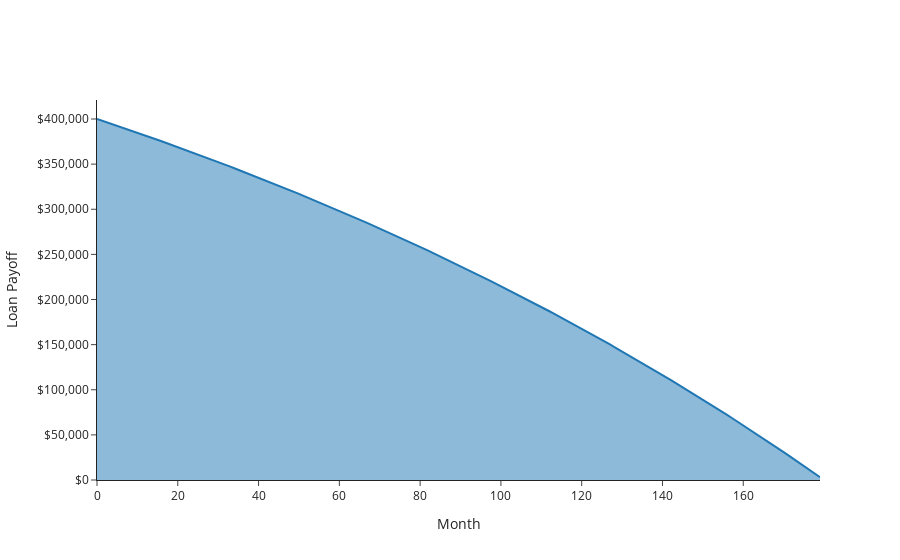

Write notebook code for a chart like this one.
### Markdown cell above
# FIGURE 1

### Code cell
trace = go.Scatter(
    x=[i for i in range(nper)],
    y=balance,
    mode="lines",
    hovertemplate="payoff at period %{x:.0f} is $%{y:,.2f}<extra></extra>",
    fill="tozeroy",
    name="Remaining Balance",
)
fig = go.Figure(trace)

fig.update_layout(
    xaxis_title="Month",
    yaxis_title="Loan Payoff",
    yaxis_tickprefix="$", 
    yaxis_tickformat=",.0f",
    legend=dict(yanchor="bottom", y=0.01, xanchor="left", x=0.01),
    template="simple_white",
)
fig.show()

### Figure 1 — Plotly figure (JSON) as saved in the notebook; plotly's stock layout.template omitted (floating-point values rounded to 4 significant figures; data arrays with more than 128 entries replaced by an {"elided": "..."} marker saying what was removed)
{"data": [{"fill": "tozeroy", "hovertemplate": "payoff at period %{x:.0f} is $%{y:,.2f}<extra></extra>", "mode": "lines", "name": "Remaining Balance", "type": "scatter", "x": {"elided": "180 int values"}, "y": {"elided": "181 float values"}}], "layout": {"legend": {"x": 0.01, "xanchor": "left", "y": 0.01, "yanchor": "bottom"}, "xaxis": {"title": {"text": "Month"}}, "yaxis": {"tickformat": ",.0f", "tickprefix": "$", "title": {"text": "Loan Payoff"}}}}
